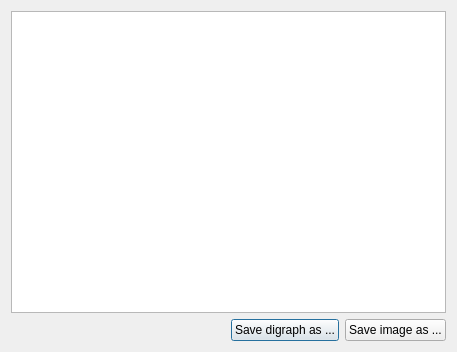
<?xml version="1.0" encoding="UTF-8"?>
<ui version="4.0">
 <class>ShowLinks</class>
 <widget class="QDialog" name="ShowLinks">
  <property name="geometry">
   <rect>
    <x>0</x>
    <y>0</y>
    <width>457</width>
    <height>352</height>
   </rect>
  </property>
  <property name="windowTitle">
   <string>Dialog</string>
  </property>
  <layout class="QGridLayout" name="gridLayout">
   <item row="1" column="0">
    <layout class="QVBoxLayout" name="verticalLayout_2">
     <item>
      <widget class="QGraphicsView" name="graph">
       <property name="minimumSize">
        <size>
         <width>429</width>
         <height>279</height>
        </size>
       </property>
      </widget>
     </item>
    </layout>
   </item>
   <item row="4" column="0">
    <layout class="QHBoxLayout" name="horizontalLayout">
     <item>
      <spacer name="horizontalSpacer">
       <property name="orientation">
        <enum>Qt::Horizontal</enum>
       </property>
       <property name="sizeHint" stdset="0">
        <size>
         <width>40</width>
         <height>20</height>
        </size>
       </property>
      </spacer>
     </item>
     <item>
      <widget class="QPushButton" name="pushButton_2">
       <property name="text">
        <string>Save digraph as ...</string>
       </property>
      </widget>
     </item>
     <item>
      <widget class="QPushButton" name="pushButton">
       <property name="text">
        <string>Save image as ...</string>
       </property>
      </widget>
     </item>
    </layout>
   </item>
  </layout>
 </widget>
 <resources/>
 <connections>
  <connection>
   <sender>pushButton_2</sender>
   <signal>clicked()</signal>
   <receiver>ShowLinks</receiver>
   <slot>SaveDigraphAs()</slot>
   <hints>
    <hint type="sourcelabel">
     <x>259</x>
     <y>316</y>
    </hint>
    <hint type="destinationlabel">
     <x>59</x>
     <y>307</y>
    </hint>
   </hints>
  </connection>
  <connection>
   <sender>pushButton</sender>
   <signal>clicked()</signal>
   <receiver>ShowLinks</receiver>
   <slot>SaveImageAs()</slot>
   <hints>
    <hint type="sourcelabel">
     <x>338</x>
     <y>320</y>
    </hint>
    <hint type="destinationlabel">
     <x>124</x>
     <y>313</y>
    </hint>
   </hints>
  </connection>
 </connections>
 <slots>
  <slot>SaveDigraphAs()</slot>
  <slot>SaveImageAs()</slot>
 </slots>
</ui>
